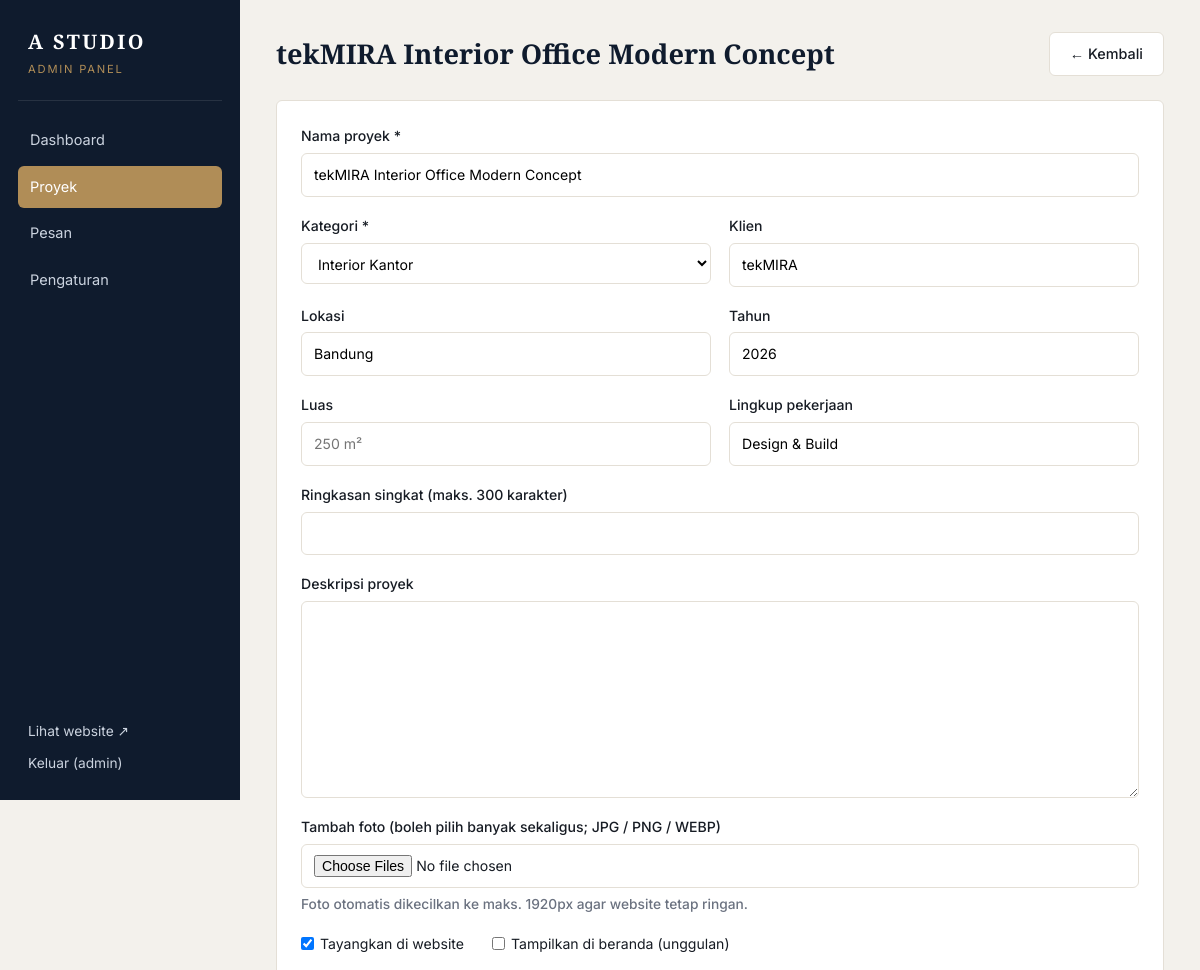
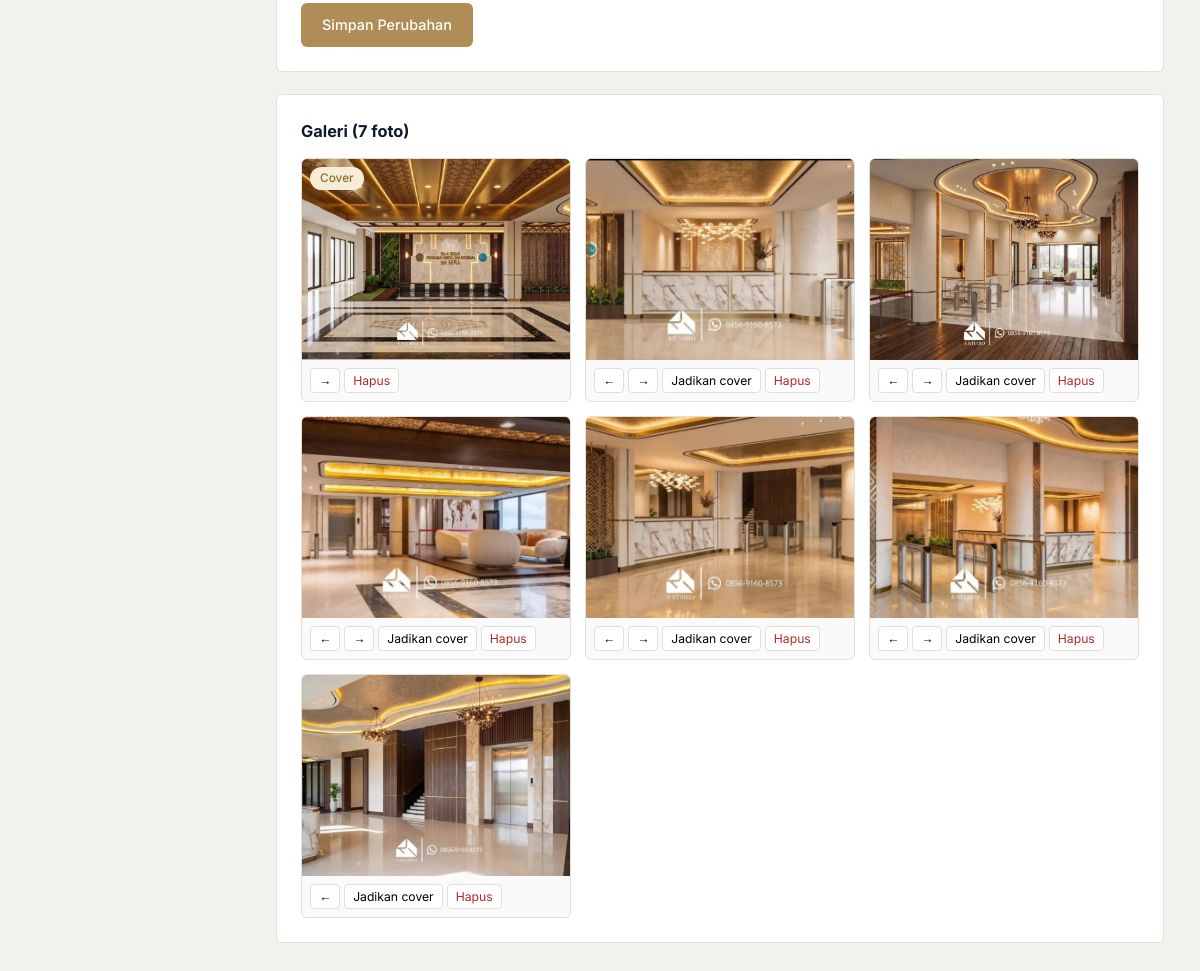
The app's page /admin/proyek/1 (signed in) with its own data (2 pictures, top to bottom).
### models.py (models this page shows, shortened)
class Setting(db.Model):
    key = db.Column(db.String(60), primary_key=True)
    value = db.Column(db.Text, default="")
    @classmethod
    def all(cls):
        data = dict(DEFAULT_SETTINGS)
        for row in cls.query.all():
            data[row.key] = row.value or ""
        return data

class User(UserMixin, db.Model):
    id = db.Column(db.Integer, primary_key=True)
    username = db.Column(db.String(60), unique=True, nullable=False)
    password_hash = db.Column(db.String(255), nullable=False)

class Project(db.Model):
    id = db.Column(db.Integer, primary_key=True)
    title = db.Column(db.String(160), nullable=False)
    slug = db.Column(db.String(180), unique=True, nullable=False, index=True)
    category = db.Column(db.String(30), nullable=False, default="house", index=True)
    client = db.Column(db.String(160))
    location = db.Column(db.String(160))
    year = db.Column(db.Integer)
    area = db.Column(db.String(60))      # contoh: "250 m²"
    scope = db.Column(db.String(160))    # contoh: "Desain & Build"
    summary = db.Column(db.String(300))
    description = db.Column(db.Text)
    is_featured = db.Column(db.Boolean, default=False, nullable=False)
    is_published = db.Column(db.Boolean, default=True, nullable=False)
    created_at = db.Column(db.DateTime, default=datetime.utcnow)
    updated_at = db.Column(db.DateTime, default=datetime.utcnow, onupdate=datetime.utcnow)
    images = db.relationship(
        "ProjectImage", backref="project", cascade="all, delete-orphan",
        order_by="ProjectImage.position",
    )

class ProjectImage(db.Model):
    id = db.Column(db.Integer, primary_key=True)
    project_id = db.Column(db.Integer, db.ForeignKey("project.id"), nullable=False)
    filename = db.Column(db.String(200), nullable=False)
    position = db.Column(db.Integer, default=0)
    is_cover = db.Column(db.Boolean, default=False, nullable=False)

### app.py (the view)
@app.route("/admin/proyek/<int:pid>", methods=["GET", "POST"])
@login_required
def admin_project_edit(pid):
    p = db.get_or_404(Project, pid)
    if request.method == "POST":
        if fill_project(p):
            save_uploads(p)
            db.session.commit()
            flash("Perubahan disimpan.", "success")
            return redirect(url_for("admin_project_edit", pid=p.id))
    return render_template("admin/project_form.html", p=p, is_new=False)

### app.py (called while the page is built)
@login_manager.user_loader
def load_user(user_id):
    return db.session.get(User, int(user_id))

def csrf_token():
    if "_csrf" not in session:
        session["_csrf"] = secrets.token_hex(16)
    return session["_csrf"]

@app.before_request
def verify_csrf():
    if request.method == "POST":
        sent = request.form.get("csrf_token", "")
        if not sent or not secrets.compare_digest(sent, session.get("_csrf", "")):
            abort(400, "Token tidak valid, coba refresh halaman.")

@app.context_processor
def inject_globals():
    s = Setting.all()
    wa = re.sub(r"\D", "", s.get("whatsapp", ""))
    if wa.startswith("0"):
        wa = "62" + wa[1:]
    text = quote("Halo A STUDIO, saya ingin konsultasi desain interior.")
    wa_link = f"https://wa.me/{wa}?text={text}" if wa else url_for("contact")
    unread = 0
    if current_user.is_authenticated:
        unread = Message.query.filter_by(is_read=False).count()
    return dict(S=s, wa_link=wa_link, csrf_token=csrf_token, unread_count=unread,
                now_year=datetime.now().year)

def img_url(filename):
    if filename.startswith("http"):
        return filename
    return url_for("static", filename="uploads/" + filename)

### templates/admin/project_form.html (shortened to what this page needs)
{% extends "admin/base.html" %}
{% block content %}
<div class="topbar">
  <h1>{{ 'Proyek Baru' if is_new else p.title }}</h1>
  <a href="{{ url_for('admin_projects') }}" class="btn btn-light">← Kembali</a>
</div>
<form method="post" enctype="multipart/form-data" class="panel form-grid">
  <label class="full">Nama proyek *
    <input name="title" value="{{ p.title or '' }}" required maxlength="160" placeholder="contoh: TEKMIRA LEMIGAS">
  </label>
  <label>Kategori *
    <select name="category">
      {% for k, l in CATEGORIES.items() %}<option value="{{ k }}" {{ 'selected' if p.category == k }}>{{ l }}</option>{% endfor %}
    </select>
  </label>
  <label>Klien <input name="client" value="{{ p.client or '' }}" maxlength="160"></label>
  <label>Lokasi <input name="location" value="{{ p.location or '' }}" maxlength="160" placeholder="Jakarta Selatan"></label>
  <label>Tahun <input name="year" value="{{ p.year or '' }}" inputmode="numeric" maxlength="4" placeholder="2025"></label>
  <label>Luas <input name="area" value="{{ p.area or '' }}" maxlength="60" placeholder="250 m²"></label>
  <label>Lingkup pekerjaan <input name="scope" value="{{ p.scope or '' }}" maxlength="160" placeholder="Desain & Build"></label>
  <label class="full">Ringkasan singkat (maks. 300 karakter)
    <input name="summary" value="{{ p.summary or '' }}" maxlength="300">
  </label>
  <label class="full">Deskripsi proyek
    <textarea name="description" rows="8">{{ p.description or '' }}</textarea>
  </label>
  <label class="full">Tambah foto (boleh pilih banyak sekaligus; JPG / PNG / WEBP)
    <input type="file" name="images" accept="image/*" multiple id="fileInput">
    <small class="muted" id="fileInfo">Foto otomatis dikecilkan ke maks. 1920px agar website tetap ringan.</small>
  </label>
  <div class="full checks">
    <label class="check"><input type="checkbox" name="is_published" {{ 'checked' if p.is_published }}> Tayangkan di website</label>
    <label class="check"><input type="checkbox" name="is_featured" {{ 'checked' if p.is_featured }}> Tampilkan di beranda (unggulan)</label>
  </div>
  <div class="full"><button class="btn btn-gold">{{ 'Simpan Proyek' if is_new else 'Simpan Perubahan' }}</button></div>
</form>
{% if not is_new %}
<section class="panel" id="galeri">
  <h2>Galeri ({{ p.images|length }} foto)</h2>
  {% if p.images %}
  <div class="gal">
    {% for img in p.images %}
    <div class="gal-item">
      <img src="{{ img_url( img.filename) }}" alt="">
      {% if img.is_cover %}<span class="badge star cover-badge">Cover</span>{% endif %}
      <div class="gal-actions">
        {% if not loop.first %}<form method="post" action="{{ url_for('admin_image_move', iid=img.id, direction='kiri') }}"><input type="hidden" name="csrf_token" value="{{ csrf_token() }}"><button title="Geser maju">←</button></form>{% endif %}
        {% if not loop.last %}<form method="post" action="{{ url_for('admin_image_move', iid=img.id, direction='kanan') }}"><input type="hidden" name="csrf_token" value="{{ csrf_token() }}"><button title="Geser mundur">→</button></form>{% endif %}
        {% if not img.is_cover %}<form method="post" action="{{ url_for('admin_image_cover', iid=img.id) }}"><input type="hidden" name="csrf_token" value="{{ csrf_token() }}"><button>Jadikan cover</button></form>{% endif %}
        <form method="post" action="{{ url_for('admin_image_delete', iid=img.id) }}" onsubmit="return confirm('Hapus foto ini?')"><input type="hidden" name="csrf_token" value="{{ csrf_token() }}"><button class="del">Hapus</button></form>
      </div>
    </div>
    {% endfor %}
  </div>
  {% else %}<p class="muted">Belum ada foto. Unggah lewat form di atas.</p>{% endif %}
</section>
{% endif %}
{% endblock %}

### templates/admin/base.html (shortened to what this page needs)
<!doctype html>
<html lang="id">
<head>
  <link rel="stylesheet" href="{{ url_for('static', filename='css/admin.css') }}">
</head>
<body>
<div class="shell">
  <aside class="side">
    <a href="{{ url_for('admin_dashboard') }}" class="brand">{{ S.company_name }}<small>Admin Panel</small></a>
    <nav>
      <a href="{{ url_for('admin_dashboard') }}" class="{{ 'on' if request.endpoint == 'admin_dashboard' }}">Dashboard</a>
      <a href="{{ url_for('admin_projects') }}" class="{{ 'on' if request.endpoint in ('admin_projects','admin_project_new','admin_project_edit') }}">Proyek</a>
      <a href="{{ url_for('admin_messages') }}" class="{{ 'on' if request.endpoint in ('admin_messages','admin_message_view') }}">Pesan{% if unread_count %}<em>{{ unread_count }}</em>{% endif %}</a>
      <a href="{{ url_for('admin_settings') }}" class="{{ 'on' if request.endpoint == 'admin_settings' }}">Pengaturan</a>
    </nav>
    <div class="side-foot">
      <a href="{{ url_for('index') }}" target="_blank">Lihat website ↗</a>
      <form method="post" action="{{ url_for('admin_logout') }}">
        <button class="link-btn">Keluar ({{ current_user.username }})</button>
      </form>
    </div>
  </aside>
  <main class="main">
    {% block content %}{% endblock %}
  </main>
</div>
</body>
</html>

### static/css/admin.css (style rules this page uses)
:root { --navy:#0f1b2d;--gold:#b08d57;--gold-d:#977746;--bg:#f3f1ec;--line:#e4dfd6;--muted:#6b7280;--ink:#171c24;--r:6px }
* { box-sizing:border-box;margin:0;padding:0 }
body { font-family:'Inter',system-ui,sans-serif;background:var(--bg);color:var(--ink);font-size:14.5px;line-height:1.55 }
a { color:inherit;text-decoration:none }
h1 { font-family:'Playfair Display',serif;font-size:1.7rem;color:var(--navy) }
h2 { font-size:1.02rem;margin-bottom:14px;color:var(--navy) }
.muted { color:var(--muted);font-size:.86rem }
.shell { display:grid;grid-template-columns:240px 1fr;min-height:100vh }
.side { background:var(--navy);color:#cbd3df;padding:26px 18px;display:flex;flex-direction:column;position:sticky;top:0;height:100vh }
.brand { font-family:'Playfair Display',serif;color:#fff;font-size:1.25rem;font-weight:700;letter-spacing:.12em;padding:0 10px 22px;border-bottom:1px solid rgba(255,255,255,.1);margin-bottom:18px }
.brand small { display:block;font-family:'Inter';font-weight:400;font-size:.7rem;letter-spacing:.16em;text-transform:uppercase;color:var(--gold);margin-top:4px }
.side nav { display:grid;gap:4px }
.side nav a { padding:10px 12px;border-radius:var(--r);display:flex;justify-content:space-between;align-items:center }
.side nav a.on { background:var(--gold);color:#fff }
.side-foot { margin-top:auto;display:grid;gap:10px;padding:0 10px;font-size:.86rem }
.link-btn { background:none;border:0;color:#cbd3df;cursor:pointer;text-align:left;font:inherit;padding:0 }
.main { padding:32px 36px 60px;min-width:0 }
.topbar { display:flex;justify-content:space-between;align-items:center;gap:16px;margin-bottom:24px;flex-wrap:wrap }
.panel { background:#fff;border:1px solid var(--line);border-radius:var(--r);padding:24px;margin-bottom:22px }
.btn { display:inline-block;padding:10px 20px;border-radius:var(--r);border:1px solid transparent;font:inherit;font-weight:500;cursor:pointer;transition:.15s;font-size:.9rem }
.btn-gold { background:var(--gold);color:#fff }
.btn-light { background:#fff;border-color:var(--line) }
.badge { display:inline-block;padding:2px 10px;border-radius:20px;font-size:.74rem;font-weight:500;border:0;font-family:inherit }
.badge.star { background:#f6ecd8;color:#8a6a2c }
.form-grid { display:grid;grid-template-columns:1fr 1fr;gap:18px }
.form-grid .full { grid-column:1/-1 }
.form-grid label { display:grid;gap:6px;font-weight:500;font-size:.88rem;align-content:start }
.form-grid input:not([type=checkbox]),.form-grid textarea,.form-grid select { padding:10px 12px;border:1px solid var(--line);border-radius:var(--r);font:inherit;font-weight:400;background:#fff;width:100% }
.checks { display:flex;gap:28px;flex-wrap:wrap }
.check { display:flex!important;align-items:center;gap:8px;font-weight:400!important }
.gal { display:grid;grid-template-columns:repeat(auto-fill,minmax(200px,1fr));gap:14px }
.gal-item { position:relative;border:1px solid var(--line);border-radius:var(--r);overflow:hidden;background:#fafafa }
.gal-item img { width:100%;aspect-ratio:4/3;object-fit:cover;display:block }
.cover-badge { position:absolute;top:8px;left:8px }
.gal-actions { display:flex;flex-wrap:wrap;gap:4px;padding:8px }
.gal-actions form { display:inline }
.gal-actions button { border:1px solid var(--line);background:#fff;border-radius:4px;padding:4px 8px;font-size:.76rem;cursor:pointer;font-family:inherit }
.gal-actions .del { color:#b02a2a }

### records on screen
Setting: company_name "A STUDIO"
User: username "admin"
Project: title "tekMIRA Interior Office Modern Concept", client "tekMIRA", location "Bandung", year "2026", scope "Design & Build"
ProjectImage: filename (picture), is_cover "Cover"
ProjectImage: filename (picture)
ProjectImage: filename (picture)
ProjectImage: filename (picture)
ProjectImage: filename (picture)
ProjectImage: filename (picture)
ProjectImage: filename (picture)

### other values on screen
{{ 'Simpan Proyek' if is_new else 'Simpan Perubahan' }} "Simpan Perubahan"
{{ p.images|length }} "7"
form field category "Interior Kantor"
